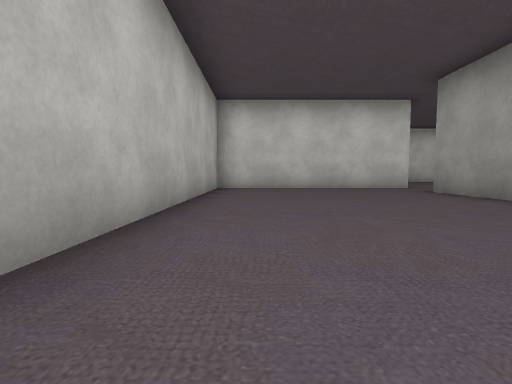
view 1 (above)

14 first-person views from a walk through a 3-D level made in the Unity game engine. The camera is 0.45 m above the floor, tilts 4° down and sees 85° across. Doors are open. The floor is counted in squares, 1 m on a side. Each view is taken from the middle of a square. On the plan, view 1 faces up. The plan holds only what a view shows up to about 9 squares ahead; the rest is blank. The place goes on beyond the plan. Some surface patterns are stand-ins.

view 2
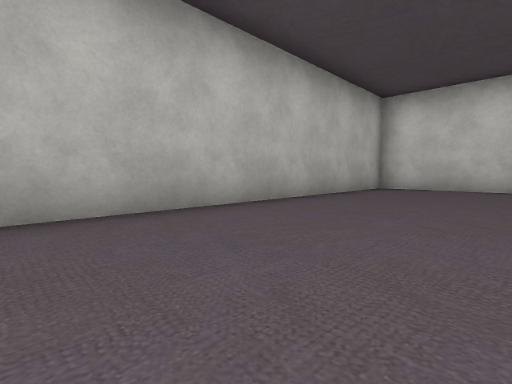

view 3
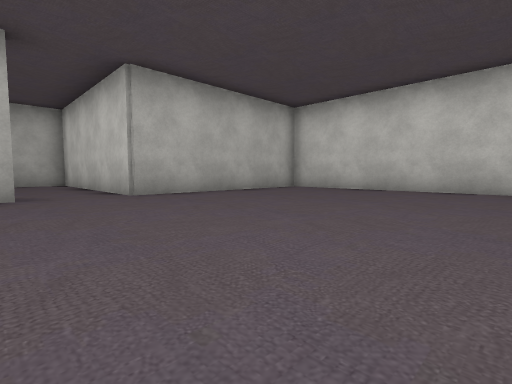

view 4
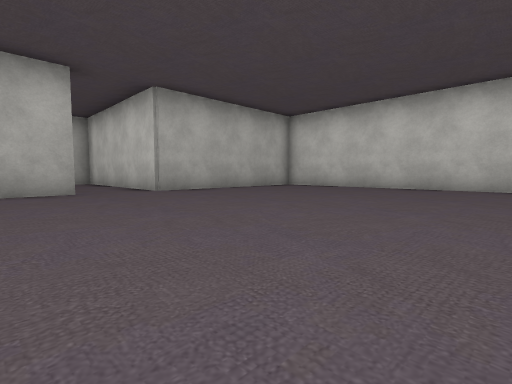

view 5
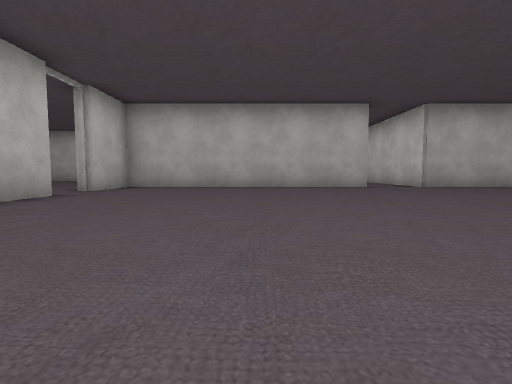

view 6
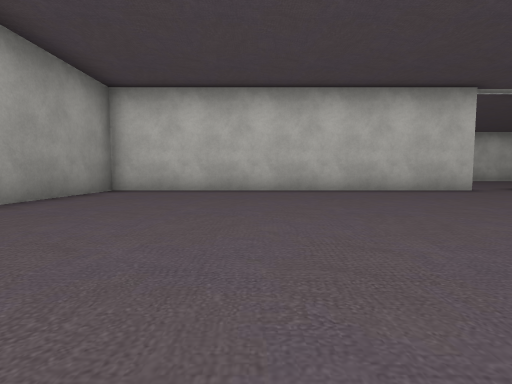

view 7
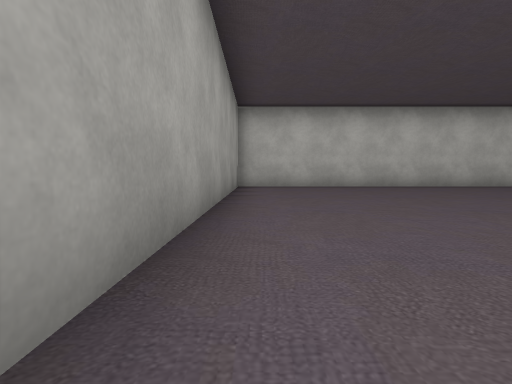

view 8
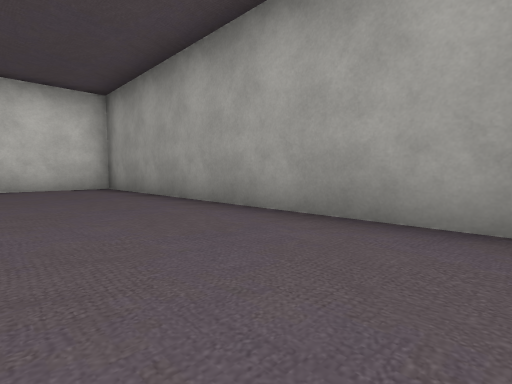

view 9
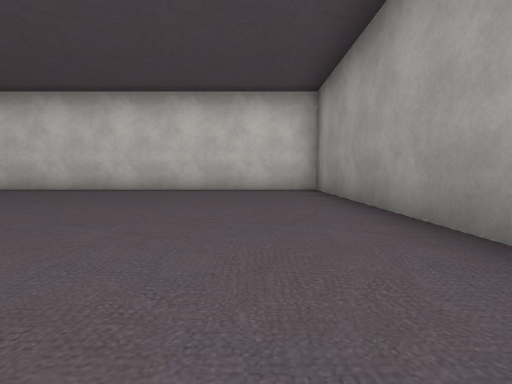

view 10
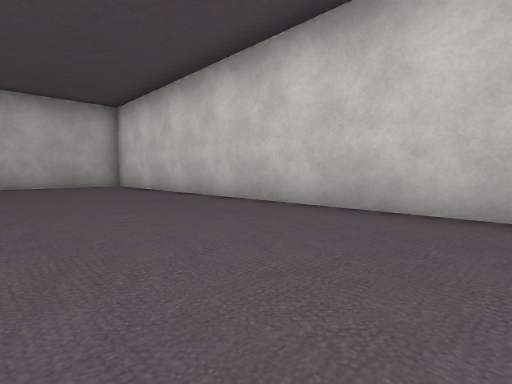

view 11
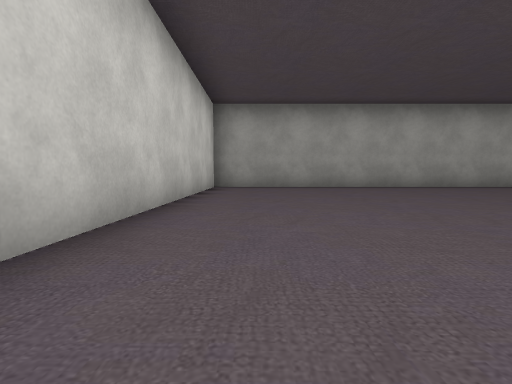

view 12
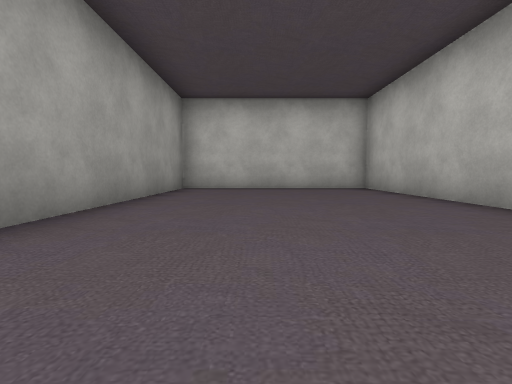

view 13
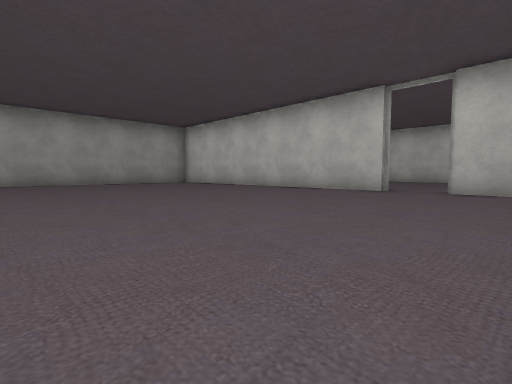

view 14
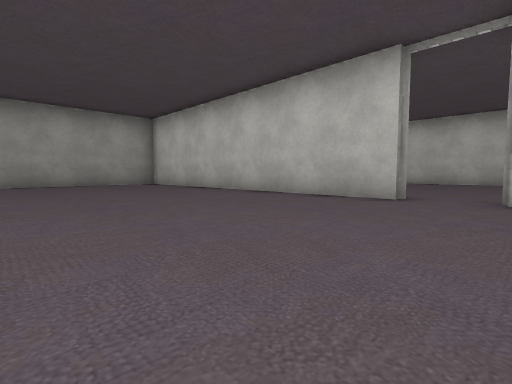

### Floor plan
Points are (right, up) in squares from view 1. A wall is a line through its corners. A room is listed if a view was taken in it or the views show most of it. See-through windows are left out.
Room 1 (views 1, 2, 12)
walls: (3.5, 8.1) (-1.1, 8.1) (-1.1, -0.9) (4.1, -0.9) (4.1, 6.5)
ways out: opening at (4, 7) to room 2
Room 2 (views 3, 4, 5, 6, 7, 8, 9, 10, 11, 13, 14)
walls: (4.5, 6.5) (4.5, -0.9) (6.2, -0.9); (7.5, -0.9) (16.6, -0.9) (16.6, 13.3) (4.5, 13.3) (4.5, 8.1) (3.5, 8.1)
ways out: opening at (4, 7) to room 1; open door at (7, -1)

Positions as (right, up) in squares from view 1, and headings:
1: (0, 0), facing up
2: (2, 0), facing up-left
3: (10, 6), facing up-left
4: (11, 5), facing up-left
5: (13, 3), facing left
6: (13, 6), facing down
7: (16, 8), facing down
8: (14, 5), facing up-right
9: (15, 6), facing up
10: (14, 10), facing up-left
11: (8, 12), facing right
12: (2, 7), facing down
13: (5, 6), facing down-right
14: (6, 4), facing down-right
